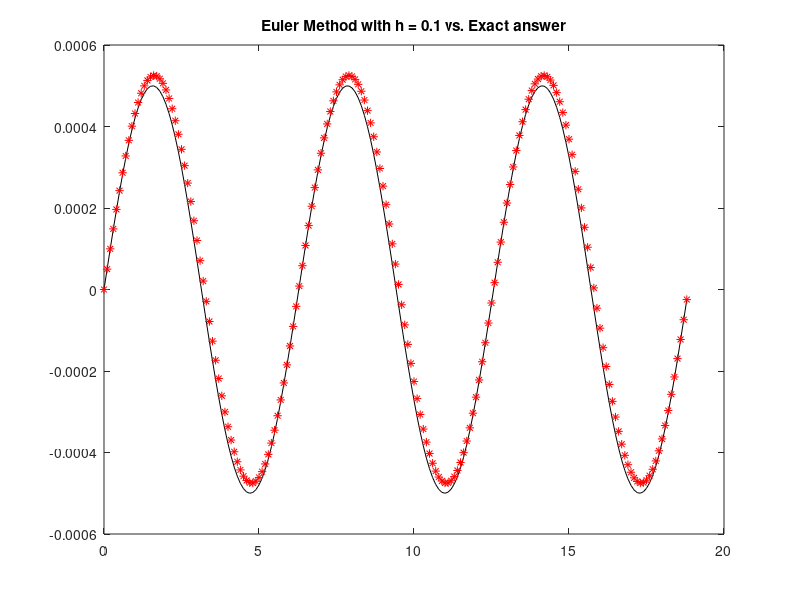
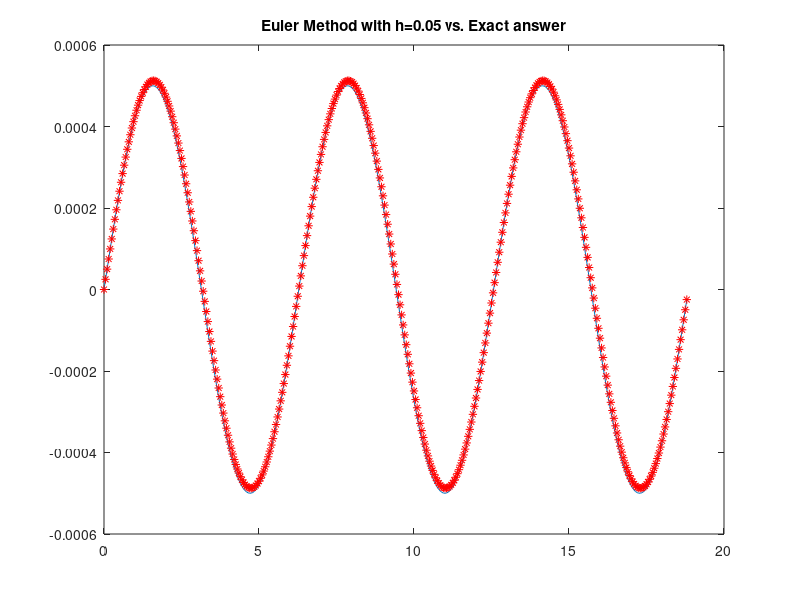
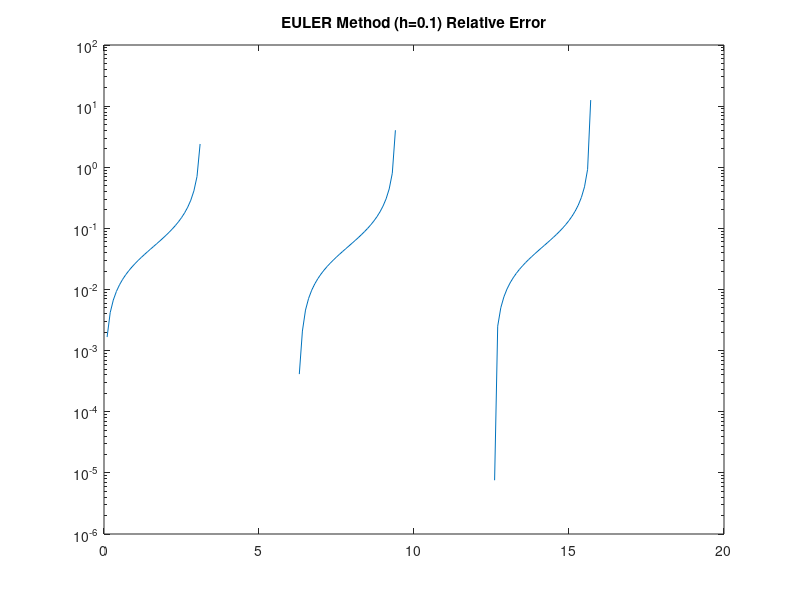
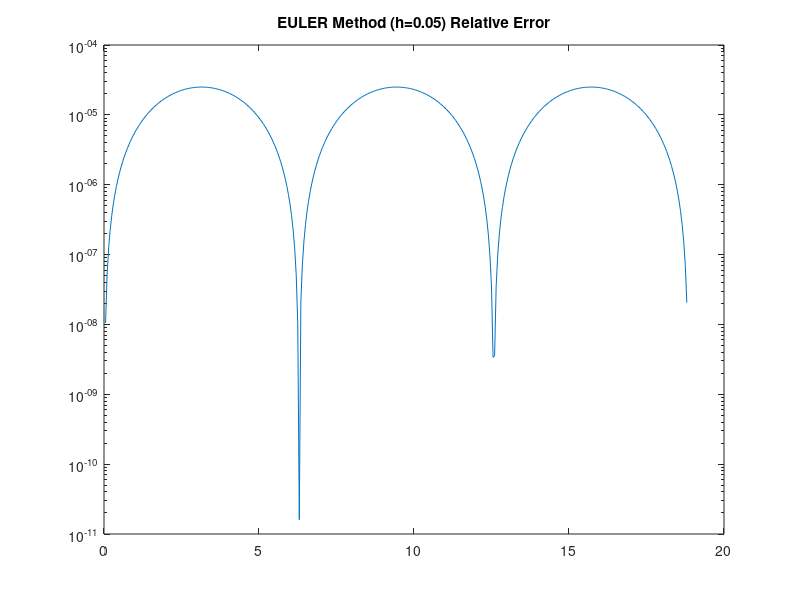

Write the MATLAB code that produced these figures, in order.
            % Solving ODEs
            % Forward Euler Method Empirical Order
clc
clear all
close all
format long

            % Defining the Problem and Exact Function
alpha = 0.001;           
f = @(t,y) (alpha * 0.5) * cos(t) * ( 1 - y.^2 );
y_exact = @(t) ( exp( alpha * sin(t) ) - 1) ./ ( exp (alpha * sin(t)) +1);


y0 = 0;
T = 6*pi;

            % Defining conditions for two solutions with h1 and h2
h1 = 0.1;
h2 = 0.05;

N1 = T/h1;
N2 = T/h2;

un1 = zeros(round(N1+1),1);
tn1 = zeros(round(N1+1),1);

un2 = zeros(size(N2+1));
tn2 = zeros(size(N2+1));

un1(1,1) = y0;
un2(1,1) = y0;

for k = 1 : N1
    un1(k+1,1) = un1(k,1) + h1 * f( tn1(k,1), un1(k,1) );
    tn1(k+1,1) = tn1(k) + h1;
end


for j = 1 : N2
    un2(j+1,1) = un2(j,1) + h2 * f( tn2(j,1), un2(j,1) );
    tn2(j+1,1) = tn2(j) + h2;
end

            % Plotting Euler Method Answers vs. Exact Answer
tmesh1 = [0 : h1 : T]';
tmesh2 = [0 : h2 : T]';

figure(1)
plot(tmesh1,y_exact(tmesh1), 'k', tn1,un1,'r*')
title("Euler Method with h = 0.1 vs. Exact answer")

figure(2)
plot(tmesh2, y_exact(tmesh2), tn2, un2, 'r*')
title("Euler Method with h=0.05 vs. Exact answer")


            % Absolute and Relatve Errors on the Interval

abs_err_EULER1 = abs( y_exact(tn1) - un1 );
abs_err_EULER2 = abs( y_exact(tn2) - un2 );


%size of rel_err_euler1 & 2 are square matrixes, not vectors

rel_err_EULER1 = abs_err_EULER1 ./ y_exact(tn1);
rel_err_EULER2 = abs_err_EULER2 

figure(3)
semilogy(tn1,rel_err_EULER1)
title("EULER Method (h=0.1) Relative Error")
figure(4)
semilogy(tn2,rel_err_EULER2)
title("EULER Method (h=0.05) Relative Error")



            % Absolute and Relative Errors at Final Time

abs_error_endpoint_EULER1 = abs( y_exact(tn1(end)) - un1(end) )
abs_error_endpoint_EULER2 = abs( y_exact(tn2(end)) - un2(end) )


rel_error_endpoint_EULER1 = abs( y_exact(tn1(end)) - un1(end)) ./ abs( y_exact( tn1(end) ) )
rel_error_endpoint_EULER2 = abs( y_exact(tn2(end)) - un2(end)) ./ abs( y_exact( tn2(end) ) )


            % Absolute and Relative Maximum Norm on the Interval

abs_err_Norminf_EULER1 = norm( abs_err_EULER1, inf )
abs_err_Norminf_EULER2 = norm( abs_err_EULER2, inf )


rel_err_Norminf_EULER1 = norm( abs_err_EULER1, inf ) / norm( y_exact(tn1),inf )
rel_err_Norminf_EULER2 = norm( abs_err_EULER2, inf ) / norm( y_exact(tn2),inf )


            % Forward Euler Method Empirical Order Calculation 
p_emp_Euler = -log2(rel_err_Norminf_EULER2/rel_err_Norminf_EULER1)